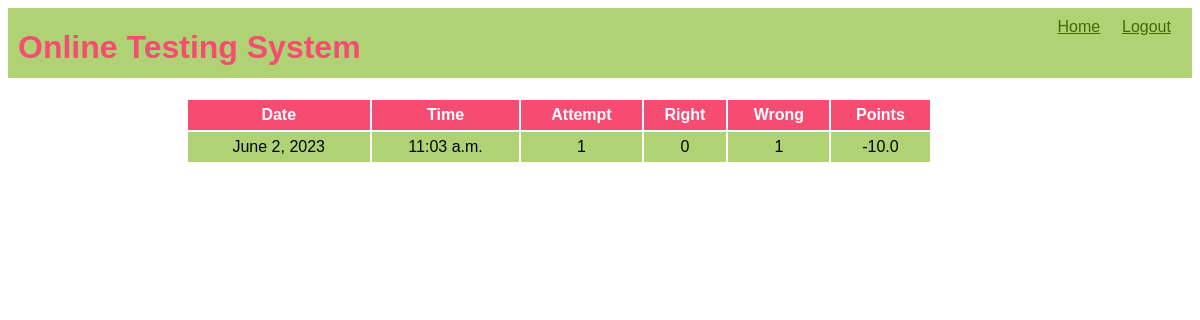
The page /OTS/result (signed in) on the database its author committed.
### OTS/models.py (models this page shows)
class Result(models.Model):
    resultid=models.BigAutoField(primary_key=True,auto_created=True)
    username=models.ForeignKey(Candidate,on_delete=models.CASCADE)
    date=models.DateField(auto_now=True)
    time=models.TimeField(auto_now=True)
    attempt=models.IntegerField()
    right=models.IntegerField()
    wrong=models.IntegerField()
    points=models.FloatField()

### OTS/views.py (the view)
# urls.py: path('result',showTestResult,name='result'),
def showTestResult(request):
    if 'name' not in request.session.keys():
        res=HttpResponseRedirect("login")
    result=Result.objects.filter(resultid=Result.objects.latest('resultid').resultid,username_id=request.session['username'])
    context={'result':result}
    res=render(request,'show_result.html',context)
    return res

### OTS/templates/show_result.html (shortened to what this page needs)
{% extends 'main.html' %}
{% block top%}
<a href="{% url 'OTS:home' %}">Home</a>
<a href="{% url 'OTS:logout' %}">Logout</a>
{%endblock %}
{% block content %}
<table>
    <tr>
        <th>Date</th>
        <th>Time</th>
        <th>Attempt</th>
        <th>Right</th>
        <th>Wrong</th>
        <th>Points</th>
    </tr>
    {% for r in result%}
    <tr>
        <td>{{r.date}}</td>
        <td>{{r.time}}</td>
        <td>{{r.attempt}}</td>
        <td>{{r.right}}</td>
        <td>{{r.wrong}}</td>
        <td>{{r.points}}</td>
    </tr>
    {% endfor %}
</table>
{% endblock %}

### OTS/static/theme.css (style rules this page uses)
* { font-family: 'Lucida Sans', 'Lucida Sans Regular', 'Lucida Grande', 'Lucida Sans Unicode', Geneva, Verdana, sans-serif; }
.top div.menu a { color: #456705; display:inline-block; min-width:50px; margin-right:10px; }
table { width:90%; }
table tr:nth-child(odd) { background-color:#456705; color:white; height:30px; }
table tr:nth-child(even) { background-color:#AFD275; height:30px; }
table tr:first-child { background-color:#F64C72; }
table td { text-align:center; }

### rows shown on the page
Result: date "June 2, 2023", time "11:03 a.m.", attempt "1", right "0", wrong "1", points "-10.0"
